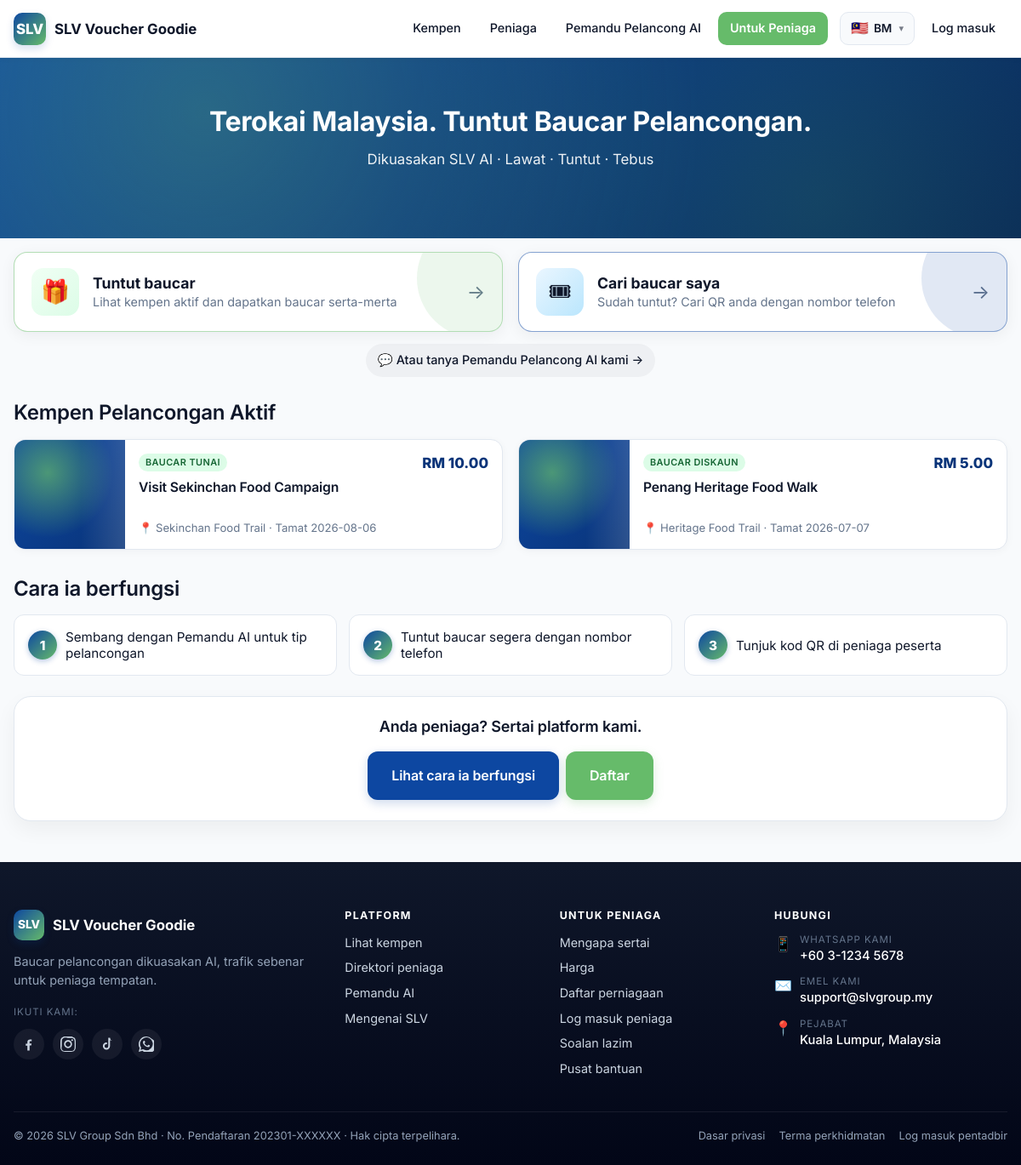
Before: / with the older database file.
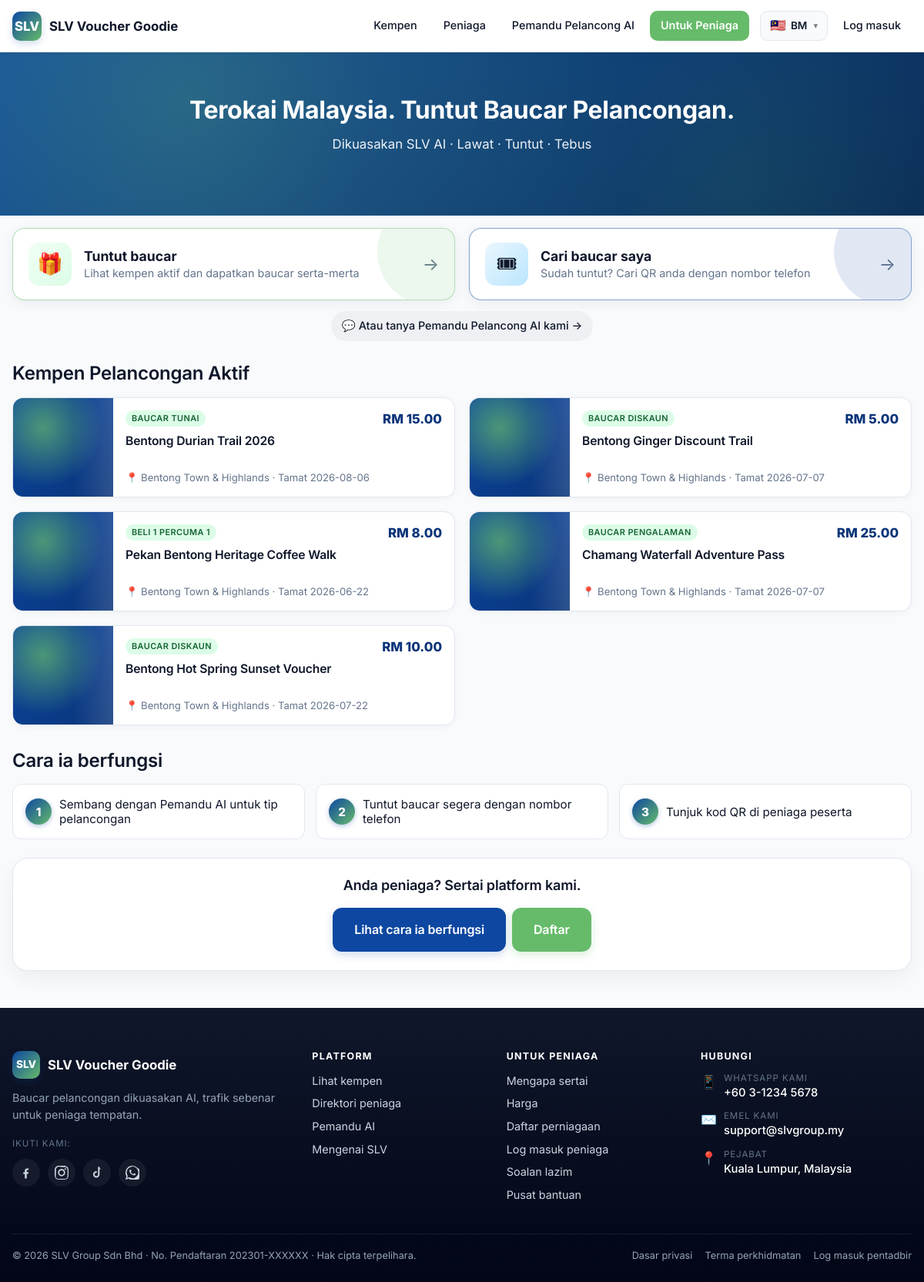
After: the same page with the newer database file.
### tables this page shows
CREATE TABLE campaigns (
  id             BIGINT UNSIGNED NOT NULL AUTO_INCREMENT,
  location_id    BIGINT UNSIGNED DEFAULT NULL,
  campaign_name  VARCHAR(180) NOT NULL,
  slug           VARCHAR(180) NOT NULL,
  description    TEXT,
  voucher_type   ENUM('cash','discount','free_gift','b1f1','experience','tourism','festival') NOT NULL DEFAULT 'cash',
  voucher_value  DECIMAL(10,2) NOT NULL DEFAULT 0.00,
  start_date     DATE DEFAULT NULL,
  end_date       DATE DEFAULT NULL,
  banner_image   VARCHAR(255) DEFAULT NULL,
  claim_limit    INT UNSIGNED NOT NULL DEFAULT 0,  
  terms          TEXT,
  status         ENUM('draft','active','ended','paused') NOT NULL DEFAULT 'draft',
  created_at     DATETIME NOT NULL DEFAULT CURRENT_TIMESTAMP,
  PRIMARY KEY (id),
  UNIQUE KEY uniq_campaigns_slug (slug),
  KEY idx_campaigns_location (location_id),
  CONSTRAINT fk_campaigns_location FOREIGN KEY (location_id) REFERENCES locations(id) ON DELETE SET NULL
);

CREATE TABLE locations (
  id           BIGINT UNSIGNED NOT NULL AUTO_INCREMENT,
  state        VARCHAR(80)  NOT NULL,
  city         VARCHAR(80)  DEFAULT NULL,
  area_name    VARCHAR(120) NOT NULL,
  slug         VARCHAR(80)  NOT NULL,
  description  TEXT,
  banner_image VARCHAR(255) DEFAULT NULL,
  map_link     VARCHAR(500) DEFAULT NULL,
  status       ENUM('active','inactive') NOT NULL DEFAULT 'active',
  created_at   DATETIME NOT NULL DEFAULT CURRENT_TIMESTAMP,
  PRIMARY KEY (id),
  UNIQUE KEY uniq_locations_slug (slug),
  KEY idx_locations_state (state)
);

### app/Core/View.php (called while the page is built, shortened)
<?php
class View
{
    private string $base;
    public function __construct()
    {
        $this->base = SLV_ROOT . '/app/Views/';
    }
    public function render(string $template, array $data = [], ?string $layout = null): string
    {
        $file = $this->base . $template . '.php';
        $data['_user'] = Auth::user();
        $data['_lang'] = Lang::current();
        $data['_flash'] = [
            'success' => flash('success'),
            'error'   => flash('error'),
            'info'    => flash('info'),
        ];
        $data['_errors'] = flash('errors') ?: [];
        $content = $this->capture($file, $data);
        if ($layout === null) {
            if (str_starts_with($template, 'admin/')) {
                $layout = 'layouts/admin';
            } elseif (str_starts_with($template, 'merchant/')) {
                $layout = 'layouts/merchant';
            } elseif (str_starts_with($template, 'errors/')) {
                $layout = 'layouts/public';
            } elseif (!str_starts_with($template, 'layouts/') && !str_starts_with($template, 'partials/')) {
                $layout = 'layouts/public';
            }
        }
        if ($layout) {
            $layoutFile = $this->base . $layout . '.php';
            return $this->capture($layoutFile, array_merge($data, ['content' => $content]));
        }
        return $content;
    }
    private function capture(string $file, array $data): string
    {
        extract($data, EXTR_SKIP);
        require $file;
        return (string) ob_get_clean();
    }
}

### app/Controllers/HomeController.php (called while the page is built, shortened)
<?php
class HomeController extends Controller
{
    public function index(array $params): void
    {
        $campaigns = Campaign::active();
        $this->render('public/home', [
            'title'     => __('app.tagline'),
            'campaigns' => $campaigns,
        ]);
    }
}

### public/index.php (called while the page is built, shortened)
<?php
require SLV_ROOT . '/config/config.php';
spl_autoload_register(function (string $class): void {
    $relative = str_replace('\\', '/', substr($class, 4));
    $path = SLV_ROOT . '/app/' . $relative . '.php';
});
require SLV_ROOT . '/app/Core/helpers.php';
$router = new \App\Core\Router();
$router->dispatch();

### app/Core/Lang.php (called while the page is built, shortened)
<?php
class Lang
{
    private static array $messages = [];
    public static function boot(): void
    {
        $default = config('config.lang.default', 'en');
        $current = $_SESSION['lang'] ?? $default;
        $file = SLV_ROOT . '/app/Lang/' . $current . '.php';
        $fallback = SLV_ROOT . '/app/Lang/en.php';
        $messages = is_file($fallback) ? require $fallback : [];
        if ($current !== 'en' && is_file($file)) {
            $messages = array_replace_recursive($messages, require $file);
        }
        self::$messages = $messages;
    }
    public static function get(string $key, array $replace = []): string
    {
        $segments = explode('.', $key);
        $value = self::$messages;
        foreach ($segments as $segment) {
            $value = $value[$segment];
        }
        foreach ($replace as $k => $v) {
            $value = str_replace(':' . $k, (string) $v, $value);
        }
        return $value;
    }
}

### app/Core/helpers.php (called while the page is built, shortened)
<?php
if (!function_exists('config')) {
    function config(string $key, mixed $default = null): mixed
    {
        static $cache = [];
        [$file, $path] = array_pad(explode('.', $key, 2), 2, null);
        if (!isset($cache[$file])) {
            $full = SLV_ROOT . '/config/' . $file . '.php';
            $cache[$file] = is_file($full) ? require $full : [];
        }
        if ($path === null) {
            return $cache[$file];
        }
        $value = $cache[$file];
        foreach (explode('.', $path) as $segment) {
            $value = $value[$segment];
        }
        return $value;
    }
}
if (!function_exists('e')) {
    function e(?string $value): string
    {
        return htmlspecialchars((string) $value, ENT_QUOTES | ENT_SUBSTITUTE, 'UTF-8');
    }
}
if (!function_exists('url')) {
    function url(string $path = '/'): string
    {
        $base = (string) config('config.url', '');
        return $base . '/' . ltrim($path, '/');
    }
}
if (!function_exists('__')) {
    function __(string $key, array $replace = []): string
    {
        return \App\Core\Lang::get($key, $replace);
    }
}
if (!function_exists('rm')) {
    function rm(float|int|string|null $value): string
    {
        return 'RM ' . number_format((float) $value, 2);
    }
}

### config/config.php (called while the page is built, shortened)
<?php
if (!function_exists('env')) {
    function env(string $key, mixed $default = null): mixed
    {
        $value = $_ENV[$key] ?? getenv($key);
        if ($value === false || $value === null || $value === '') {
            return $default;
        }
        return match (strtolower((string) $value)) {
            'true', '(true)'   => true,
            'false', '(false)' => false,
            'null', '(null)'   => null,
            default            => $value,
        };
    }
}

### config/database.php (called while the page is built)
<?php
return [
    'driver'   => 'mysql',
    'host'     => env('DB_HOST', '127.0.0.1'),
    'port'     => (int) env('DB_PORT', 3306),
    'database' => env('DB_DATABASE', 'slv_voucher'),
    'username' => env('DB_USERNAME', 'root'),
    'password' => env('DB_PASSWORD', ''),
    'charset'  => 'utf8mb4',
    'collation' => 'utf8mb4_unicode_ci',
];

### app/Core/Database.php (called while the page is built, shortened)
<?php
class Database
{
    private static ?PDO $pdo = null;
    public static function pdo(): PDO
    {
        if (self::$pdo instanceof PDO) {
            return self::$pdo;
        }
        $cfg = config('database');
        $dsn = sprintf(
            '%s:host=%s;port=%d;dbname=%s;charset=%s',
            $cfg['driver'],
            $cfg['host'],
            $cfg['port'],
            $cfg['database'],
            $cfg['charset']
        );
        try {
            self::$pdo = new PDO($dsn, $cfg['username'], $cfg['password'], [
                PDO::ATTR_ERRMODE            => PDO::ERRMODE_EXCEPTION,
                PDO::ATTR_DEFAULT_FETCH_MODE => PDO::FETCH_ASSOC,
                PDO::ATTR_EMULATE_PREPARES   => false,
            ]);
        } catch (PDOException $e) {
            throw new \RuntimeException('Database connection failed: ' . $e->getMessage(), 0, $e);
        }
        return self::$pdo;
    }
    public static function run(string $sql, array $params = []): PDOStatement
    {
        $stmt = self::pdo()->prepare($sql);
        $stmt->execute($params);
        return $stmt;
    }
    public static function all(string $sql, array $params = []): array
    {
        return self::run($sql, $params)->fetchAll();
    }
}

### app/Models/Campaign.php (called while the page is built, shortened)
<?php
class Campaign
{
    public static function active(): array
    {
        return Database::all(
            "SELECT c.*, l.area_name AS location_name, l.slug AS location_slug, l.state AS location_state
             FROM campaigns c LEFT JOIN locations l ON l.id = c.location_id
             WHERE c.status = 'active'
               AND (c.start_date IS NULL OR c.start_date <= CURDATE())
               AND (c.end_date IS NULL OR c.end_date >= CURDATE())
             ORDER BY c.created_at DESC"
        );
    }
}

### app/Views/public/home.php (the view, shortened to what the rows shown need)
<?php
$signedIn  = !empty($_SESSION['visitor_phone_last9']);
$heroStyle = 'margin: -24px -16px 24px; border-radius: 0;';
?>
<section class="hero" style="<?= $heroStyle ?>">
  <div class="hero-content">
    <h1><?= e(__('home.hero_title')) ?></h1>
    <p><?= e(__('home.hero_subtitle')) ?></p>
  </div>
</section>
<section class="v-actions" aria-label="<?= e(__('home.cta_claim') . ' / ' . __('home.cta_find')) ?>">
  <a href="<?= e(url('/campaigns')) ?>" class="v-action claim">
    <span class="icon">🎁</span>
    <div class="body">
      <p class="title"><?= e(__('home.cta_claim')) ?></p>
      <p class="sub"><?= e(__('home.cta_claim_sub')) ?></p>
    </div>
    <span class="arrow" aria-hidden="true">→</span>
  </a>
  <a href="<?= e(url($signedIn ? '/my/vouchers' : '/my')) ?>" class="v-action find">
    <span class="icon">🎟</span>
    <div class="body">
      <p class="title"><?= e($signedIn ? __('visitor.your_vouchers') : __('home.cta_find')) ?></p>
      <p class="sub"><?= e(__('home.cta_find_sub')) ?></p>
    </div>
    <span class="arrow" aria-hidden="true">→</span>
  </a>
</section>
<div class="v-ai-wrap">
  <a href="<?= e(url('/chat')) ?>" class="v-ai-link">
    💬 <?= e(__('home.cta_ai')) ?> →
  </a>
</div>
<h2 class="mb-2"><?= e(__('campaign.list_title')) ?></h2>
<?php if (empty($campaigns)): ?>
  <div class="card text-center text-muted"><?= e(__('campaign.no_campaigns')) ?></div>
<?php else:
  $perPage = 16;
  $shown = array_slice($campaigns, 0, $perPage);
?>
  <div class="hp-camps">
    <?php foreach ($shown as $c):
      $hasBanner = !empty($c['banner_image']);
      $thumbStyle = $hasBanner
        ? 'background-image: url(\'' . e(asset_or_upload($c['banner_image'])) . '\');'
        : '';
    ?>
      <a href="<?= e(url('/campaigns/' . $c['id'])) ?>" class="hp-camp">
        <div class="thumb <?= $hasBanner ? '' : 'fallback' ?>" style="<?= $thumbStyle ?>"></div>
        <div class="body">
          <div class="row1">
            <span class="pill pill-success"><?= e(__('campaign.types.' . $c['voucher_type'])) ?></span>
            <span class="value"><?= e(rm($c['voucher_value'])) ?></span>
          </div>
          <h3><?= e($c['campaign_name']) ?></h3>
          <p class="meta">
            📍 <?= e($c['location_name'] ?? '—') ?>
            <?php if (!empty($c['end_date'])): ?>
              · <?= e(__('campaign.ends')) ?> <?= e($c['end_date']) ?>
            <?php endif; ?>
          </p>
        </div>
      </a>
    <?php endforeach; ?>
  </div>
<?php endif; ?>
<h2 class="mt-4 mb-2"><?= e(__('home.how_title')) ?></h2>
<div class="hp-how">
  <div class="hp-how-item">
    <span class="num">1</span>
    <span class="txt"><?= e(__('home.how_step1')) ?></span>
  </div>
  <div class="hp-how-item">
    <span class="num">2</span>
    <span class="txt"><?= e(__('home.how_step2')) ?></span>
  </div>
  <div class="hp-how-item">
    <span class="num">3</span>
    <span class="txt"><?= e(__('home.how_step3')) ?></span>
  </div>
</div>
<div class="card mt-3 text-center">
  <h3 class="mt-0"><?= e(__('home.merchant_cta')) ?></h3>
  <div class="flex gap-1" style="justify-content:center; flex-wrap:wrap;">
    <a href="<?= e(url('/for-merchants')) ?>" class="btn btn-primary btn-lg"><?= e(__('for_merchants.hero_cta_alt')) ?></a>
    <a href="<?= e(url('/merchant/register')) ?>" class="btn btn-accent btn-lg"><?= e(__('auth.register')) ?></a>
  </div>
</div>

### app/Core/Router.php (shortened to what the rows shown need)
<?php
class Router
{
    private array $routes = [
        'GET' => [], 'POST' => [], 'PUT' => [], 'DELETE' => [],
    ];
    private array $groupMiddleware = [];
    public function group(array $middleware, callable $callback): void
    {
        $previous = $this->groupMiddleware;
        $this->groupMiddleware = array_merge($previous, $middleware);
        $this->groupMiddleware = $previous;
    }
    private function add(string $method, string $path, array $handler, array $middleware): void
    {
        $pattern = preg_replace('#\{([a-zA-Z_][a-zA-Z0-9_]*)\}#', '(?P<$1>[^/]+)', $path);
        $pattern = '#^' . rtrim($pattern, '/') . '/?$#';
        $this->routes[$method][] = [
            'pattern'    => $pattern,
            'handler'    => $handler,
            'middleware' => array_merge($this->groupMiddleware, $middleware),
        ];
    }
    public function dispatch(): void
    {
        $method = $_SERVER['REQUEST_METHOD'] ?? 'GET';
        $uri = parse_url($_SERVER['REQUEST_URI'] ?? '/', PHP_URL_PATH) ?: '/';
        $uri = rtrim($uri, '/') ?: '/';
        foreach ($this->routes[$method] ?? [] as $route) {
            if (preg_match($route['pattern'], $uri, $matches)) {
                $params = array_filter($matches, 'is_string', ARRAY_FILTER_USE_KEY);
                [$controllerClass, $action] = $route['handler'];
                $controller = new $controllerClass();
                $controller->{$action}($params);
                return;
            }
        }
    }
}

Changed rows visible on the page:
changed campaigns "BAUCAR TUNAI": voucher_value "RM 10.00" → "RM 15.00"; campaign_name "Visit Sekinchan Food Campaign" → "Bentong Durian Trail 2026"; location.area_name "Sekinchan Food Trail" → "Bentong Town & Highlands"
changed campaigns "RM 5.00": campaign_name "Penang Heritage Food Walk" → "Bentong Ginger Discount Trail"; location.area_name "Heritage Food Trail" → "Bentong Town & Highlands"
added campaigns: voucher_type "BELI 1 PERCUMA 1", voucher_value "RM 8.00", campaign_name "Pekan Bentong Heritage Coffee Walk", location.area_name "Bentong Town & Highlands", end_date "2026-06-22"
added campaigns: voucher_type "BAUCAR PENGALAMAN", voucher_value "RM 25.00", campaign_name "Chamang Waterfall Adventure Pass", location.area_name "Bentong Town & Highlands", end_date "2026-07-07"
added campaigns: voucher_type "BAUCAR DISKAUN", voucher_value "RM 10.00", campaign_name "Bentong Hot Spring Sunset Voucher", location.area_name "Bentong Town & Highlands", end_date "2026-07-22"
